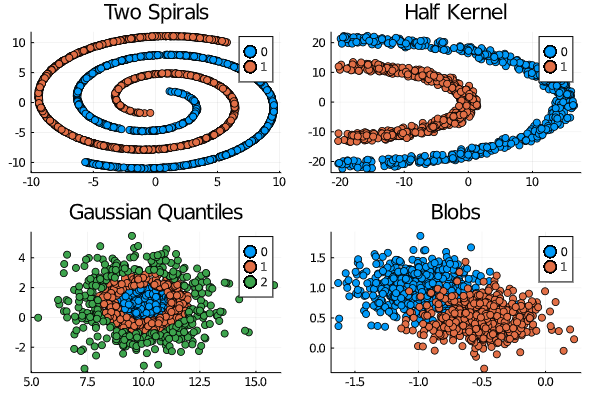

Source code (Julia):
using StatsPlots, SyntheticDatasets

blobs = SyntheticDatasets.make_blobs(n_samples = 1000, n_features = 2,
                                     centers = [-1 1; -0.5 0.5], cluster_std = 0.25,
                                     center_box = (-2.0, 2.0), shuffle = true,
                                     random_state = nothing);

@df blobs scatter(:feature_1, :feature_2,
                  group = :label, title = "Blobs")

gauss = SyntheticDatasets.make_gaussian_quantiles(mean = [10,1], cov = 2.0,
                                                  n_samples = 1000, n_features = 2,
						  n_classes = 3, shuffle = true,
						  random_state = 2);

@df gauss scatter(:feature_1, :feature_2,
                  group = :label, title = "Gaussian Quantiles")

spirals = SyntheticDatasets.make_twospirals(n_samples = 2000, start_degrees = 90,
					    total_degrees = 570, noise =0.1);

@df spirals scatter(:feature_1, :feature_2,
                    group = :label, title = "Two Spirals")

kernel = SyntheticDatasets.make_halfkernel(n_samples = 1000, minx = -20,
					   r1 = 20, r2 = 35,
				           noise = 3.0, ratio = 0.6);

@df kernel scatter(:feature_1, :feature_2,
                   group = :label, title = "Half Kernel")
